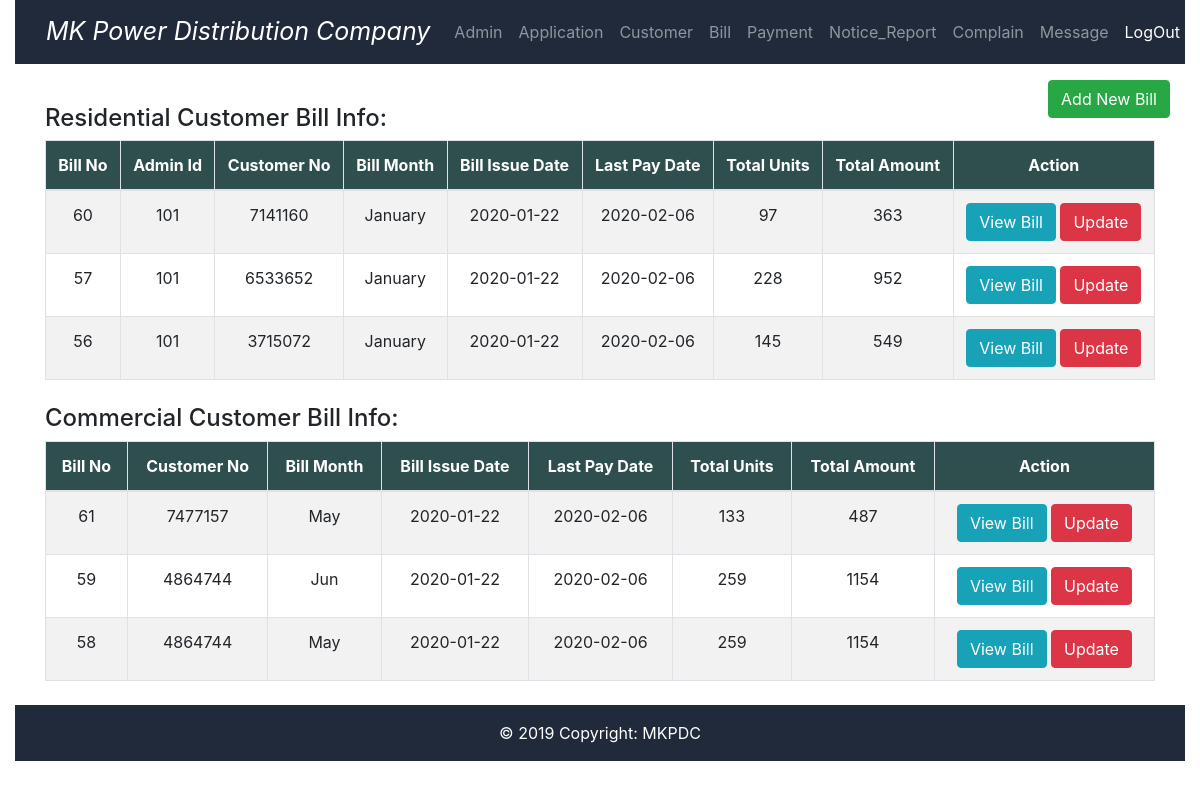
/bill.php (signed in), run on the app's committed database.
### tables this page shows
CREATE TABLE `residential` (
  `application_id` int(10) NOT NULL,
  `name` varchar(20) NOT NULL
);

CREATE TABLE `bill_info` (
  `bill_no` int(10) NOT NULL,
  `admin_id` int(10) NOT NULL,
  `customer_no` int(11) NOT NULL,
  `bill_month` varchar(15) NOT NULL,
  `bill_issue_date` date NOT NULL,
  `bill_last_pay_date` date NOT NULL,
  `bill_due_pay_date` date NOT NULL,
  `present_unit` int(11) NOT NULL,
  `previous_unit` int(11) NOT NULL,
  `bill_status` int(11) NOT NULL DEFAULT 1,
  `total_amount` int(20) NOT NULL
);

CREATE TABLE `customer` (
  `customer_no` int(11) NOT NULL,
  `customer_meter_no` int(11) NOT NULL,
  `application_id` int(11) NOT NULL,
  `pin` int(11) NOT NULL
);

CREATE TABLE `commercial` (
  `application_id` int(10) NOT NULL,
  `organizatio_name` varchar(20) NOT NULL,
  `proprietor_name` varchar(20) NOT NULL
);

### bill.php (the view, shortened to what this page needs)
<?php
include("database/connectdb.php");
if (isset($_SESSION["admin_email"]) || isset($_COOKIE['admin_email'])) {
    $query_select = "SELECT * FROM residential NATURAL JOIN application NATURAL JOIN customer NATURAL JOIN bill_info
                      WHERE customer.customer_no=bill_info.customer_no ORDER BY bill_no DESC";
    $result1 = $connect->query($query_select);
    $query_select2 = "SELECT * FROM commercial NATURAL JOIN application NATURAL JOIN customer NATURAL JOIN bill_info
                      WHERE customer.customer_no=bill_info.customer_no ORDER BY bill_no DESC";
    $result2 = $connect->query($query_select2);
?>
<!DOCTYPE html>
<html>
<head>
    <link rel="stylesheet" href="http://maxcdn.bootstrapcdn.com/font-awesome/4.3.0/css/font-awesome.min.css">
    <link rel="stylesheet" href="http://fortawesome.github.io/Font-Awesome/assets/font-awesome/css/font-awesome.css">
    <link rel="stylesheet" href="https://use.fontawesome.com/releases/v5.7.0/css/all.css">
    <link rel="stylesheet" href="https://stackpath.bootstrapcdn.com/bootstrap/4.3.1/css/bootstrap.min.css">
    <link rel="stylesheet" href="https://maxcdn.bootstrapcdn.com/font-awesome/4.7.0/css/font-awesome.min.css">
    <link rel="stylesheet" href="css/style.css">
</head>
<body>
    <div class="container-fluid">
        <?php include("include/header_admin.php"); ?>
        <div class="col-auto">
            <div class="text-right mb-3">
             <button type="button" class="btn btn-success pull-right" data-toggle="modal" data-target="#id101">Add New Bill</button>
         </div><br>
<div class="col-lg-12 col-md-12 col-sm-12 col-xs-12">
    <h4 class="b2">Residential Customer Bill Info:</h4>
    <div class="table-responsive">
        <div class="table-wrapper-scroll-y my-custom-scrollbar" style="height: 240px;">
                <table class="table table-bordered table-striped mb-0 table-hover">
                    <thead class="text-white" style="background-color:#2F4F4F;">
                        <tr class="text-center">
                            <th class="th-sm">Bill No</th>
                            <th class="th-sm">Admin Id</th>
                            <th class="th-sm">Customer No</th>
                            <th class="th-sm">Bill Month</th>
                            <th class="th-sm">Bill Issue Date</th>
                            <th class="th-sm">Last Pay Date</th>
                            <th class="th-sm">Total Units</th>
                            <th class="th-sm">Total Amount</th>
                            <th class="th-sm">Action</th>
                        </tr>
                    </thead> <?php if ($result1->num_rows > 0) {?>
                    <tbody><?php $i = 1;while ($row1 = $result1->fetch_assoc()) {?>
                        <tr class="text-center">
                            <td><?php echo $row1['bill_no'] ?> </td>
                            <td><?php echo $row1['admin_id'] ?> </td>
                            <td><?php echo $row1['customer_no'] ?></td>
                            <td><?php echo $row1['bill_month'] ?></td>
                            <td><?php echo $row1['bill_issue_date'] ?></td>
                            <td><?php echo $row1['bill_last_pay_date'] ?></td>
                            <td><?php echo $row1['present_unit']-$row1['previous_unit'] ?></td>
                            <td><?php echo $row1['total_amount'] ?></td>
                            <td class="text-center">
                                <button type="button" class="btn btn-info" data-toggle="modal" data-target="#myModal1<?php echo $row1['bill_no'] ?>">View Bill</button>
                                <button type="button" class="btn btn-danger" data-toggle="modal" data-target="#update<?php echo $row1['bill_no'] ?>">Update</button>
                            </td>
                        </tr>
                        <?php $i++;}?>
                        </tbody><?php }?>
                    </table>
                </div>
            </div>
        </div>
        <div class="col-lg-12 col-md-12 col-sm-12 col-xs-12">
            <br>
            <h4 class="b2">Commercial Customer Bill Info:</h4>
            <div class="table-responsive">
                <div class="table-wrapper-scroll-y my-custom-scrollbar" style="height: 240px;">
                        <table class="table table-bordered table-striped mb-0 table-hover">
                            <thead class="text-white" style="background-color:#2F4F4F;">
                                <tr class="text-center">
                                    <th class="th-sm">Bill No</th>
                                    <th class="th-sm">Customer No</th>
                                    <th class="th-sm">Bill Month</th>
                                    <th class="th-sm">Bill Issue Date</th>
                                    <th class="th-sm">Last Pay Date</th>
                                    <th class="th-sm">Total Units</th>
                                    <th class="th-sm">Total Amount</th>
                                    <th class="th-sm">Action</th>
                                </tr>
                            </thead> <?php if ($result2->num_rows > 0) {?>
                            <tbody><?php $i = 1;while ($row1 = $result2->fetch_assoc()) {?>
                                <tr class="text-center">
                                    <td><?php echo $row1['bill_no'] ?> </td>
                                    <td><?php echo $row1['customer_no'] ?></td>
                                    <td><?php echo $row1['bill_month'] ?></td>
                                    <td><?php echo $row1['bill_issue_date'] ?></td>
                                    <td><?php echo $row1['bill_last_pay_date'] ?></td>
                                    <td><?php echo $row1['present_unit']-$row1['previous_unit'] ?></td>
                                    <td><?php echo $row1['total_amount'] ?></td>
                                    <td class="text-center">
                                        <button type="button" class="btn btn-info" data-toggle="modal" data-target="#myModal1<?php echo $row1['bill_no'] ?>">View Bill</button>
                                        <button type="button" class="btn btn-danger" data-toggle="modal" data-target="#update<?php echo $row1['bill_no'] ?>">Update</button>
                                    </td>
                                </tr>
                                <?php $i++;}?>
                                </tbody><?php }?>
                            </table>
                        </div>
                    </div>
                </div><br>
            </div>
            <?php include("include/footer.php"); ?><br>
        </div>
    </body>
    </html>
<?php
} else {
    header("location:admin_login.php");
}
?>

### include/header_admin.php (shortened to what this page needs)
<nav class="navbar navbar-expand-lg navbar-dark sticky-top text-lg" style="background-color:#202a3b;">
    <div class="container">
         <a style="font-size: 25px;" class="navbar-brand" href="#"><i>MK Power Distribution Company</i></a>
        <div class="collapse navbar-collapse sticky-left" id="navbarResponsive">
            <ul class="navbar-nav ml-auto">
                <li class="nav-item"><a class="nav-link" href="admin_panel.php">Admin</a></li>
                <li class="nav-item"><a class="nav-link" href="admin_new_con.php">Application</a></li>
                <li class="nav-item"><a class="nav-link" href="customer.php">Customer</a></li>
                <li class="nav-item"><a class="nav-link" href="bill.php">Bill</a></li>
                <li class="nav-item"><a class="nav-link" href="payment.php">Payment</a></li>
                <li class="nav-item"><a class="nav-link" href="admin_notice.php">Notice_Report</a></li>
                <li class="nav-item"><a class="nav-link" href="admin_complain.php">Complain</a></li>
                <li class="nav-item"><a class="nav-link" href="message.php">Message</a></li>
                <li class="nav-item active"><a class="nav-link" href="admin_logout.php">LogOut</a></li>
            </ul>
        </div>
    </div>
</nav>

### include/footer.php
<section>
    <footer class="page-footer font-small bottom" style="color:white;background-color: #202a3b;">
        <div class="footer-copyright text-center py-3">© 2019 Copyright:
            <a href="home.php" style="color: white;">MKPDC</a>
        </div>
    </footer>
</section>

### data on the page
residential: bill_info.bill_no "60", bill_info.admin_id "101", customer.customer_no "7141160", bill_info.bill_month "January", bill_info.bill_issue_date "2020-01-22", bill_info.bill_last_pay_date "2020-02-06", bill_info.present_unit+previous_unit "97", bill_info.total_amount "363"
residential: bill_info.bill_no "57", bill_info.admin_id "101", customer.customer_no "6533652", bill_info.bill_month "January", bill_info.bill_issue_date "2020-01-22", bill_info.bill_last_pay_date "2020-02-06", bill_info.present_unit+previous_unit "228", bill_info.total_amount "952"
residential: bill_info.bill_no "56", bill_info.admin_id "101", customer.customer_no "3715072", bill_info.bill_month "January", bill_info.bill_issue_date "2020-01-22", bill_info.bill_last_pay_date "2020-02-06", bill_info.present_unit+previous_unit "145", bill_info.total_amount "549"
commercial: bill_info.bill_no "61", customer.customer_no "7477157", bill_info.bill_month "May", bill_info.bill_issue_date "2020-01-22", bill_info.bill_last_pay_date "2020-02-06", bill_info.present_unit+previous_unit "133", bill_info.total_amount "487"
commercial: bill_info.bill_no "59", customer.customer_no "4864744", bill_info.bill_month "Jun", bill_info.bill_issue_date "2020-01-22", bill_info.bill_last_pay_date "2020-02-06", bill_info.present_unit+previous_unit "259", bill_info.total_amount "1154", bill_info.bill_no "58", bill_info.bill_month "May"
